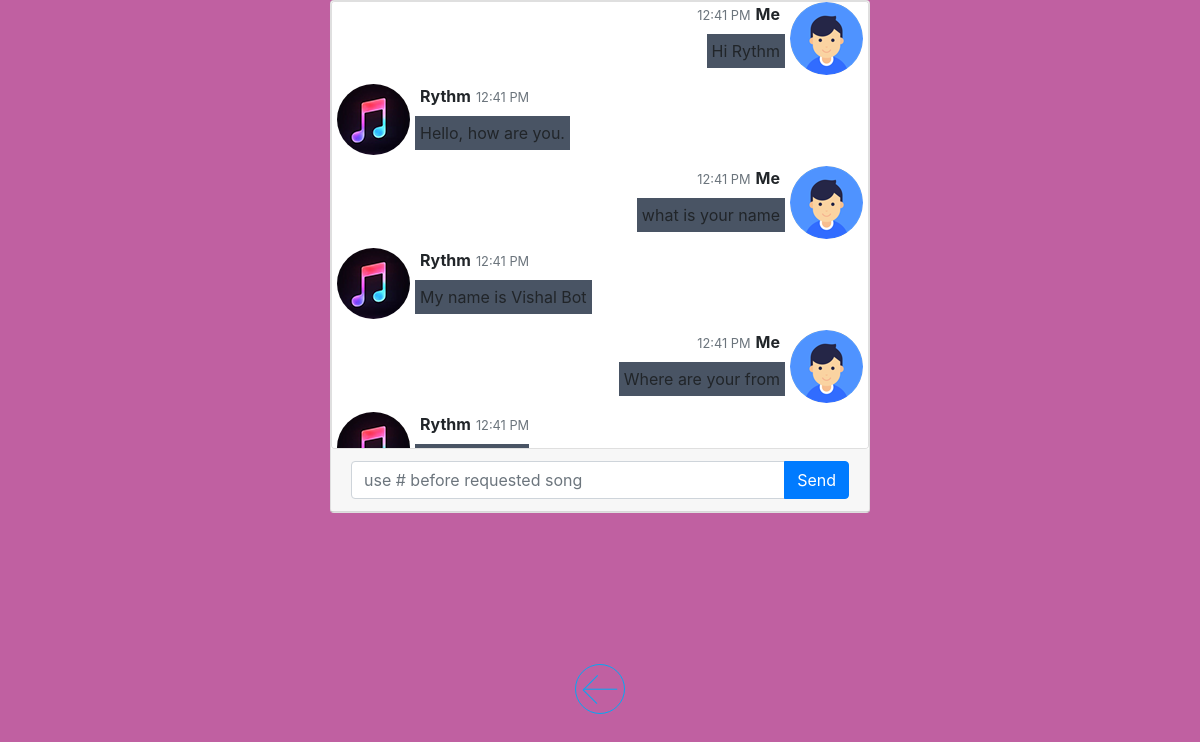
The app's page /phpChatBot/index.php with its own data.
### tables this page shows
CREATE TABLE `message` (
  `id` int(11) NOT NULL,
  `message` text NOT NULL,
  `added_on` datetime NOT NULL,
  `type` varchar(10) NOT NULL
);

### phpChatBot/index.php (the view, shortened to what this page needs)
<?php
include('database.inc.php');
?>
<!DOCTYPE html>
<html lang="en">
   <head>
      <link href="//maxcdn.bootstrapcdn.com/bootstrap/4.1.1/css/bootstrap.min.css" rel="stylesheet" id="bootstrap-css">
	  <link href="style.css" rel="stylesheet">
   </head>
   <body style="background-color: #c060a1"">
      <div class="container">
         <div class="row justify-content-md-center mb-4">
            <div class="col-md-6">
               <div class="card ">
                  <div class="card messages-box ">
					 <ul class="list-unstyled messages-list bot">
							<?php
							$res=mysqli_query($con,"select * from message");
							if(mysqli_num_rows($res)>0){
								$html='';
								while($row=mysqli_fetch_assoc($res)){
									$message=$row['message'];
									$added_on=$row['added_on'];
									$strtotime=strtotime($added_on);
									$time=date('h:i A',$strtotime);
									$type=$row['type'];
									if($type=='user'){
										$class="messages-me";
										$imgAvatar="user_avatar.png";
										$name="Me";
									}else{
										$class="messages-you";
										$imgAvatar="bot.png";
										$name="Rythm";
									}
									$html.='<li class="'.$class.' clearfix"><span class="message-img"><img src="image/'.$imgAvatar.'" class="avatar-sm rounded-circle"></span><div  class="message-body clearfix" ><div class="message-header"><strong class="messages-title">'.$name.'</strong> <small class="time-messages text-muted"><span class="fas fa-time"></span> <span class="minutes">'.$time.'</span></small> </div><p class="messages-p">'.$message.'</p></div></li>';
								}
								echo $html;
							}else{
								?>
								<li class="messages-me clearfix start_chat">
								   Please start
								</li>
								<?php
							}
							?>
                     </ul>
                  </div>
                  <div class="card-header">
                    <div class="input-group">
					   <input id="input-me" type="text" name="messages" class="form-control input-sm" placeholder="use # before requested song" />
					   <span class="input-group-append">
					   <input type="button" class="btn btn-primary" value="Send" onclick="send_msg()">
					   </span>
					</div>
                  </div>
               </div>
            </div>
         </div>
      </div>
      <div class="back-button">
    <div class="arrow-wrap">
      <span class="arrow-part-1"></span>
      <span class="arrow-part-2"></span>
      <span class="arrow-part-3"></span>
    </div>
  </div>
   </body>
</html>

### phpChatBot/style.css (style rules this page uses)
.messages-box { max-height: 28rem; overflow: auto; }
.messages-title { float: right; margin: 0px 5px; }
.message-img { float: right; margin: 0px 5px; }
.message-header { text-align: right; width: 100%; margin-bottom: 0.5rem; }
.messages-list li.messages-you .messages-title { float: left; }
.messages-list li.messages-you .message-img { float: left; }
.messages-list li.messages-you p { float: left; text-align: left; background-color: #495464; }
.messages-list li.messages-you .message-header { text-align: left; }
.messages-list li p { max-width: 60%; padding: 5px; }
.messages-list li.messages-me p { float: right; }
.messages-p { background-color: #495464; }
* { box-sizing:border-box; }

### records on screen
message: type (picture), type "Me", added_on "12:41 PM", message "Hi Rythm"
message: type "Rythm", added_on "12:41 PM", message "Hello, how are you."
message: type (picture), type "Me", added_on "12:41 PM", message "what is your name"
message: type "Rythm", added_on "12:41 PM", message "My name is Vishal Bot"
message: type (picture), type "Me", added_on "12:41 PM", message "Where are your from"
message: type "Rythm", added_on "12:41 PM"
